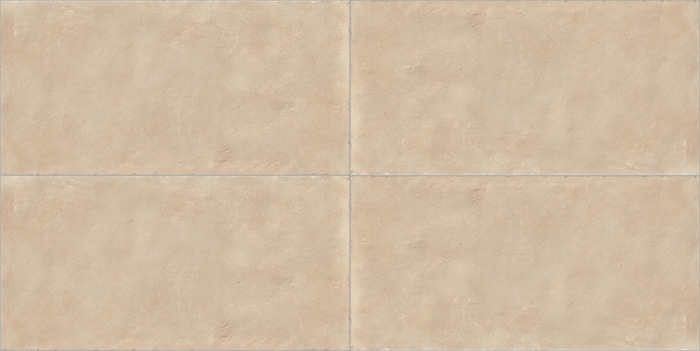
#> input picture output/belmont_preferred_bath2_bath3/B3-03/Preview.jpg, 700 x 351 px
$ python -i phase5_material_tests.py   (imports and definitions only)
#> lines starting #> are read from the running program, lines starting #| are printed output that depends on the picture
#> further down, picture is the input picture: PIL image 700x351 RGB; mean R, G, B 208.8, 188.4, 163.8
"""Phase 5, step 5.8: the test table of the candidates.

    python -P -B phase5_material_tests.py <material_candidates.csv> <material_params.json> <ambientCG folder>
        <generated images folder> <candidate swatch folder> <largest_surfaces.json> <wrap preview folder>
        <material_tests.csv>

For every image a candidate uses it makes the repository's wrap preview: the
image laid 3 by 3, with the place where four copies meet cut out at full
size beside it. It measures the step across the wrapping edge against the
strongest step between two neighbouring lines of pixels anywhere inside the
image (the seam figure), and how uneven the image is at large scale (the
figure that makes a repeat easy to spot).
From the candidate's swatch picture it measures whether the relief shows on
the wall piece lit at a grazing angle. With the largest surface each
material covers in the model (measured in the editor) it then writes one
row per candidate. A finite image always repeats; the test is whether the
repeat is recognisable, not whether it exists.

Thresholds (this project's own, stated so that they can be argued with):
    seam figure      mean step from the last line of pixels to the first, divided by the largest mean step
                     between two neighbouring lines inside the image (not less than 0.002, so that a nearly
                     flat image is not failed over nothing); the worse of the two directions; pass at 1.5
                     or less. A figure of 1 means the wrapping edge is no stronger than the strongest line
                     the image already has, such as a joint. (The first version divided by the average
                     step, which failed every image with joints and every nearly flat image.)
    large-scale      standard deviation of the image's brightness averaged in an 8 by 8 grid, over its mean;
    unevenness       0.05 or less counts as even
    grazing light    fine detail on the grazing-lit wall piece at least 0.010 (brightness 0 to 1)
"""

import csv
import json
import os
import re
import sys

import numpy as np
from PIL import Image

Image.MAX_IMAGE_PIXELS = None
SETS = ("Bricks086", "Carpet016", "Concrete046", "Fabric061", "Leather031", "Travertine009", "Wood049", "Wood090A",
        "WoodFloor051")
SUFFIX = {"C": "Color", "N": "NormalDX", "R": "Roughness"}
JOINTED = ("Bricks086", "WoodFloor051", "Tile24x12", "CMU", "Siding", "Reed", "CMU_Block", "Barham", "In_Situ",
           "Oak_Veneered", "Calacatta")


def slug(name):
    return re.sub(r"[^A-Za-z0-9_-]", "_", name)


# [25 lines left out: functions luminance, seam_figure, unevenness, not called in this run]


def wrap_preview(image, out_path):
    """3 by 3 copies on the left, the four-way corner at full size on the right."""
#> called with out_path = 'out.png'
    side = 300
    small = image.resize((side, max(1, round(side * image.size[1] / image.size[0]))), Image.LANCZOS)
    grid = Image.new("RGB", (small.size[0] * 3, small.size[1] * 3))
#> grid: PIL image 900x450 RGB; every value is 0
    for i in range(3):
        for j in range(3):
            grid.paste(small, (i * small.size[0], j * small.size[1]))
    crop = min(450, image.size[0], image.size[1])
#> crop = 351
    half = crop // 2
#> half = 175
    corner = Image.new("RGB", (crop, crop))
#> corner: PIL image 351x351 RGB; every value is 0
    # the four quarters that meet where four copies touch
    w, h = image.size
#> w = 700; h = 351
    corner.paste(image.crop((w - half, h - half, w, h)), (0, 0))
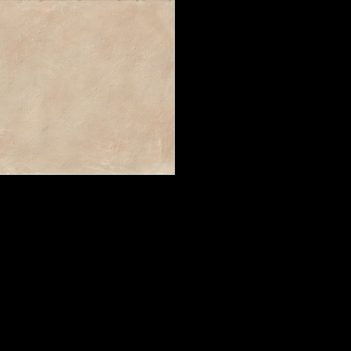
#> corner: PIL image 351x351 RGB; mean R, G, B 51.8, 46.7, 40.6
    corner.paste(image.crop((0, h - half, crop - half, h)), (half, 0))
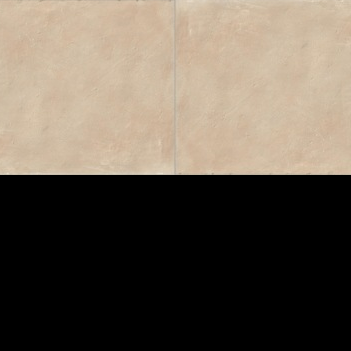
#> corner: PIL image 351x351 RGB; mean R, G, B 104, 93.7, 81.5
    corner.paste(image.crop((w - half, 0, w, crop - half)), (0, half))
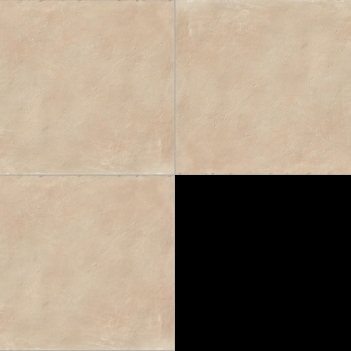
#> corner: PIL image 351x351 RGB; mean R, G, B 156, 140.7, 122.3
    corner.paste(image.crop((0, 0, crop - half, crop - half)), (half, half))
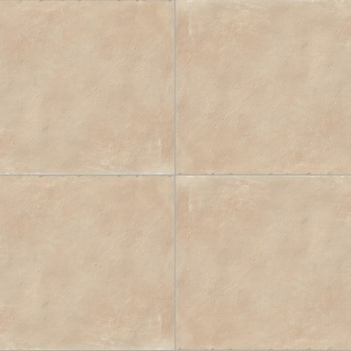
#> corner: PIL image 351x351 RGB; mean R, G, B 208.4, 188, 163.4
    height = max(grid.size[1], 450)
#> height = 450
    corner = corner.resize((450, 450), Image.NEAREST if crop < 200 else Image.LANCZOS)
#> corner: PIL image 450x450 RGB
    sheet = Image.new("RGB", (grid.size[0] + 450 + 30, height + 20), (24, 24, 24))
#> sheet: PIL image 1380x470 RGB; every value is 24
    sheet.paste(grid, (10, 10))
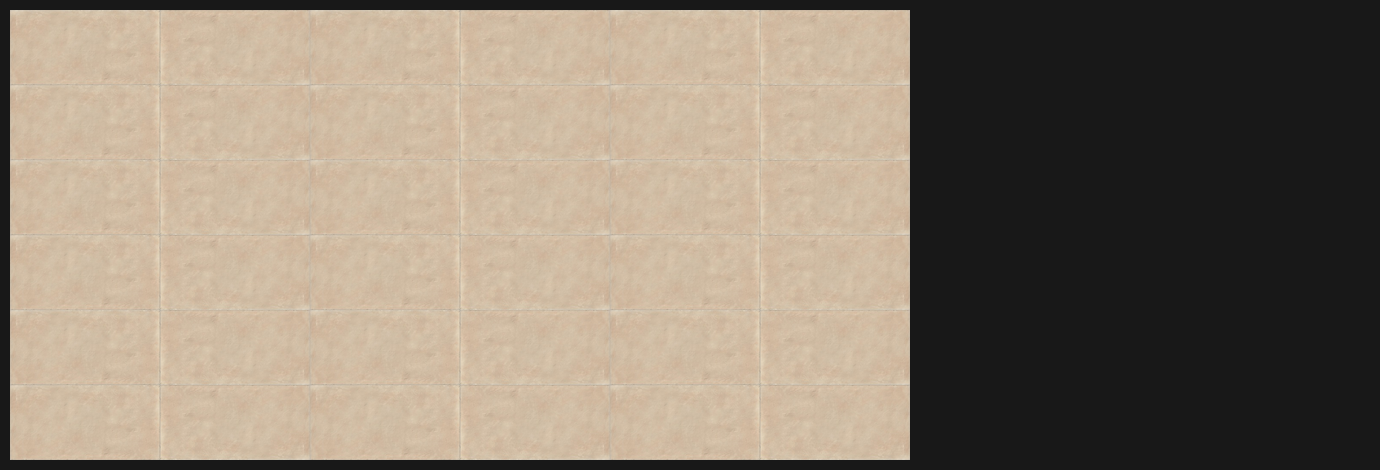
#> sheet: PIL image 1380x470 RGB; mean R, G, B 139.4, 126.7, 111.3
    sheet.paste(corner, (grid.size[0] + 20, 10))
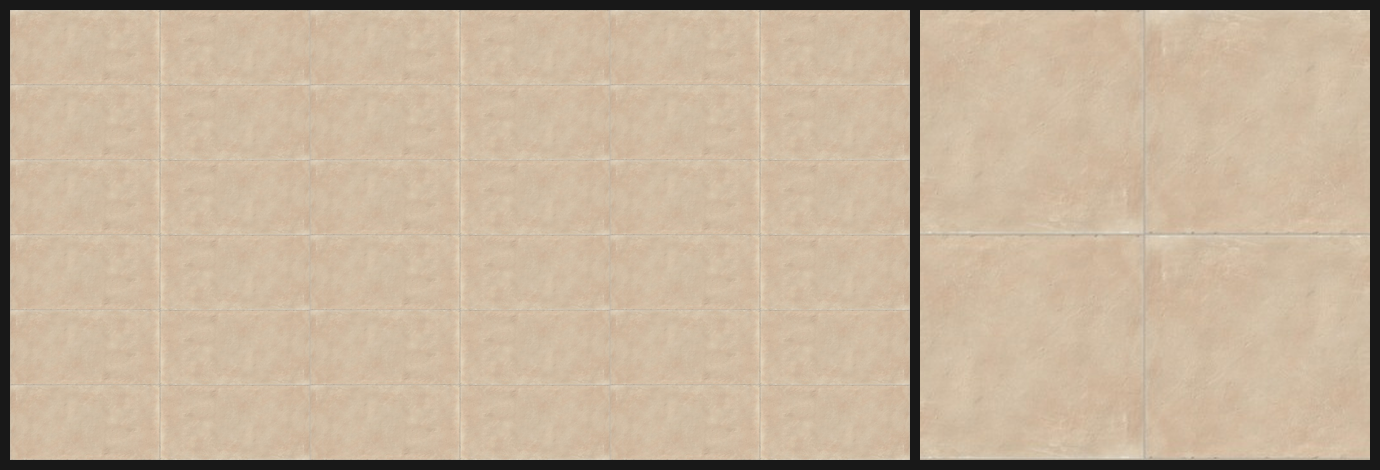
#> sheet: PIL image 1380x470 RGB; mean R, G, B 197, 177.8, 154.8
    sheet.save(out_path, quality=85)


# [142 lines left out: functions detail, swatch_detail, main, not called in this run]


# [2 lines not run here, left out]

>>> from PIL import Image
>>> picture = Image.open('../../../../output/belmont_preferred_bath2_bath3/B3-03/Preview.jpg')
>>> result = wrap_preview(picture, 'out.png')
